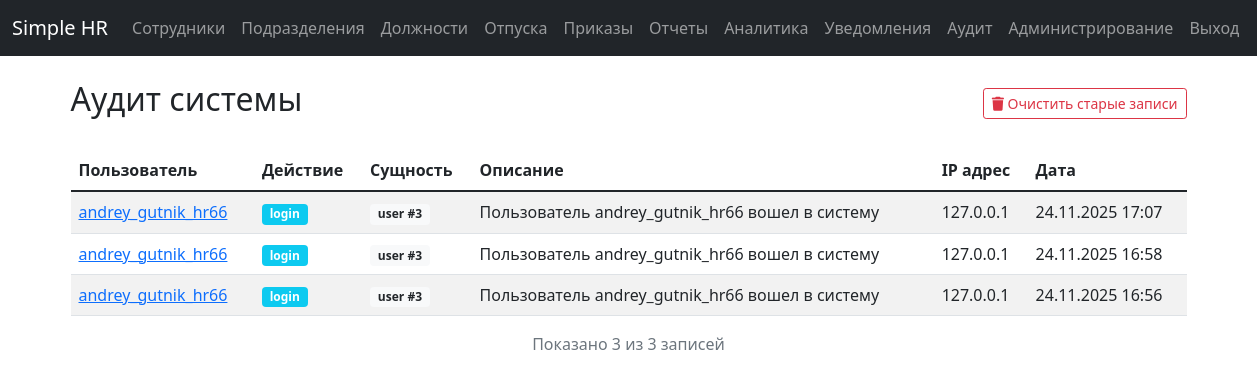
The page /audit/ (signed in) on the database its author committed.
### app/models.py (models this page shows, shortened)
class AuditLog(db.Model):
    id = db.Column(db.Integer, primary_key=True)
    user_id = db.Column(db.Integer, db.ForeignKey('user.id'), nullable=False, index=True)
    action = db.Column(db.String(100), nullable=False, index=True)  # create, update, delete, login, etc.
    entity_type = db.Column(db.String(50), nullable=False, index=True)  # employee, department, etc.
    entity_id = db.Column(db.Integer, nullable=True, index=True)
    description = db.Column(db.Text, nullable=True)
    ip_address = db.Column(db.String(45), nullable=True, index=True)  # IPv4 or IPv6
    user_agent = db.Column(db.Text, nullable=True)
    created_at = db.Column(db.DateTime, default=datetime.utcnow, nullable=False, index=True)
    user = db.relationship('User', backref=db.backref('audit_logs', lazy=True))
    __table_args__ = (
        db.Index('idx_audit_user_action', 'user_id', 'action'),
        db.Index('idx_audit_entity_type_id', 'entity_type', 'entity_id'),
        db.Index('idx_audit_created_at', 'created_at'),
    )

class User(UserMixin, db.Model):
    id = db.Column(db.Integer, primary_key=True)
    username = db.Column(db.String(80), unique=True, nullable=False, index=True)
    email = db.Column(db.String(120), unique=True, nullable=False, index=True)
    password_hash = db.Column(db.String(256), nullable=False)
    role = db.Column(db.String(20), nullable=False, index=True)  # 'admin' or 'hr'
    active = db.Column(db.Boolean, default=True, nullable=False, name='is_active')
    created_at = db.Column(db.DateTime, default=datetime.utcnow, index=True)
    last_login = db.Column(db.DateTime, index=True)
    reset_token = db.Column(db.String(100), unique=True, nullable=True)
    reset_token_expires = db.Column(db.DateTime, nullable=True)
    __table_args__ = (
        db.Index('idx_user_role_active', 'role', 'is_active'),
    )
    def is_admin(self):
        return self.role == 'admin'

### app/routes/audit.py (the view)
@bp.route('/')
@login_required
@admin_required
def list_logs():
    page = request.args.get('page', 1, type=int)
    logs = AuditLog.query.order_by(AuditLog.created_at.desc())\
                        .paginate(page=page, per_page=20, error_out=False)
    return render_template('audit/list.html', logs=logs)

### app/templates/audit/list.html (shortened to what this page needs)
{% extends "base.html" %}
{% block content %}
<div class="d-flex justify-content-between align-items-center mb-4">
    <h2>
        {% if my_logs %}
            Мой аудит
        {% elif target_user %}
            Аудит пользователя {{ target_user.username }}
        {% else %}
            Аудит системы
        {% endif %}
    </h2>
    {% if not my_logs and current_user.is_admin() %}
    <form method="POST" action="{{ url_for('audit.cleanup_logs') }}" class="d-inline">
        <button type="submit" class="btn btn-outline-danger btn-sm" onclick="return confirm('Вы уверены, что хотите удалить старые записи аудита?')">
            <i class="fas fa-trash"></i> Очистить старые записи
        </button>
    </form>
    {% endif %}
</div>
{% if logs.items %}
<div class="row">
    <div class="col-12">
        <div class="table-responsive">
            <table class="table table-striped table-hover">
                <thead>
                    <tr>
                        {% if not my_logs %}
                        <th>Пользователь</th>
                        {% endif %}
                        <th>Действие</th>
                        <th>Сущность</th>
                        <th>Описание</th>
                        <th>IP адрес</th>
                        <th>Дата</th>
                    </tr>
                </thead>
                <tbody>
                    {% for log in logs.items %}
                    <tr>
                        {% if not my_logs %}
                        <td>
                            {% if current_user.is_admin() %}
                            <a href="{{ url_for('audit.user_logs', user_id=log.user_id) }}">{{ log.user.username }}</a>
                            {% else %}
                            {{ log.user.username }}
                            {% endif %}
                        </td>
                        {% endif %}
                        <td>
                            <span class="badge bg-{% if log.action == 'create' %}success{% elif log.action == 'update' %}warning{% elif log.action == 'delete' %}danger{% elif log.action == 'login' %}info{% elif log.action == 'logout' %}secondary{% else %}primary{% endif %}">
                                {{ log.action }}
                            </span>
                        </td>
                        <td>
                            <span class="badge bg-light text-dark">
                                {{ log.entity_type }}{% if log.entity_id %} #{{ log.entity_id }}{% endif %}
                            </span>
                        </td>
                        <td>{{ log.description or '-' }}</td>
                        <td>{{ log.ip_address or '-' }}</td>
                        <td>{{ log.created_at.strftime('%d.%m.%Y %H:%M') }}</td>
                    </tr>
                    {% endfor %}
                </tbody>
            </table>
        </div>
    </div>
</div>
<p class="text-center text-muted">Показано {{ logs.items|length }} из {{ logs.total }} записей</p>
{% endif %}
{% endblock %}

### rows shown on the page
AuditLog: user.username "andrey_gutnik_hr66", action "login", entity_type "user", entity_id "3", description "Пользователь andrey_gutnik_hr66 вошел в систему", ip_address "127.0.0.1", created_at "24.11.2025 17:07"
AuditLog: user.username "andrey_gutnik_hr66", action "login", entity_type "user", entity_id "3", description "Пользователь andrey_gutnik_hr66 вошел в систему", ip_address "127.0.0.1", created_at "24.11.2025 16:58"
AuditLog: user.username "andrey_gutnik_hr66", action "login", entity_type "user", entity_id "3", description "Пользователь andrey_gutnik_hr66 вошел в систему", ip_address "127.0.0.1", created_at "24.11.2025 16:56"

### other values the page prints
{{ logs.items|length }} "3"
{{ logs.total }} "3"
